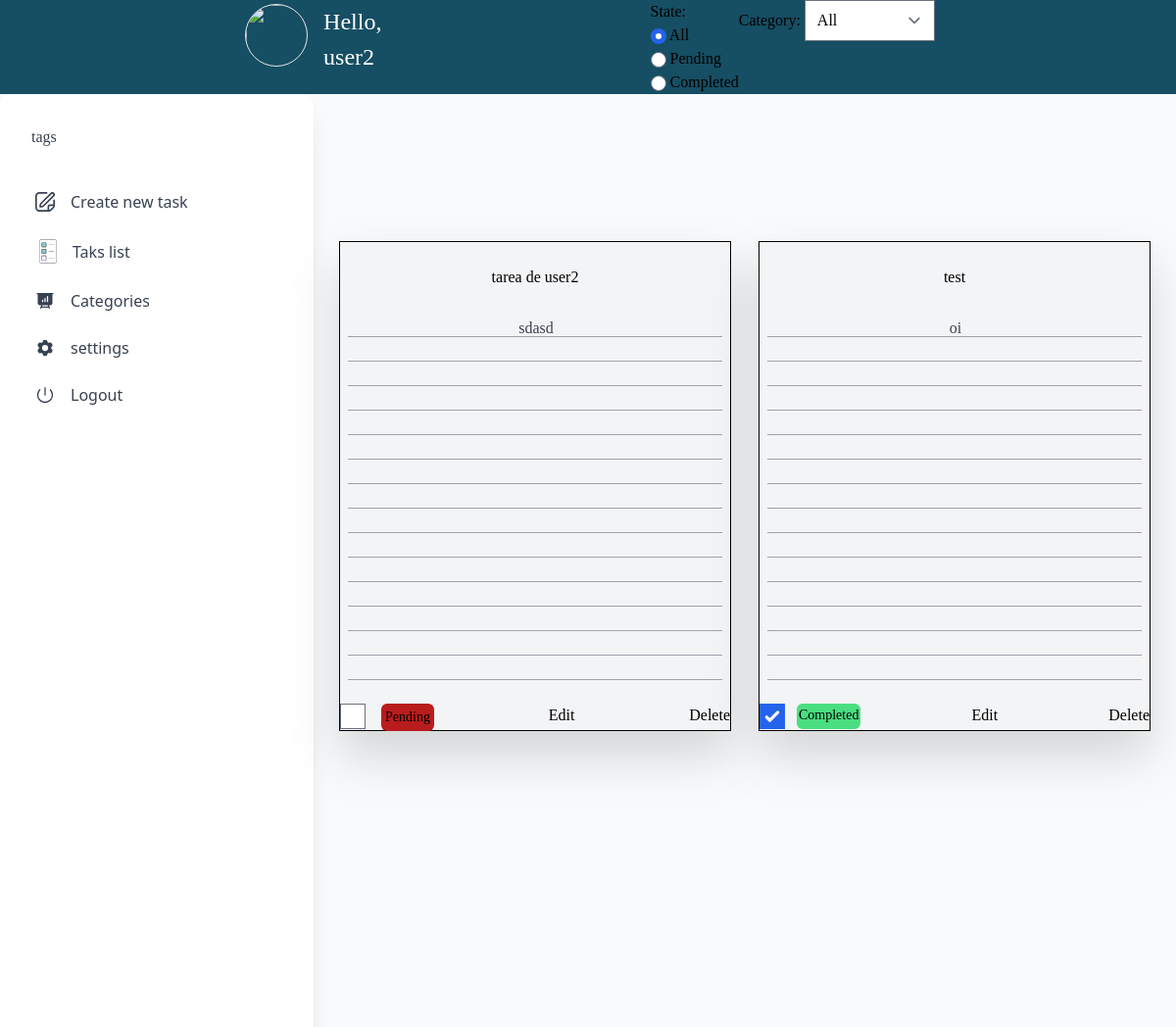
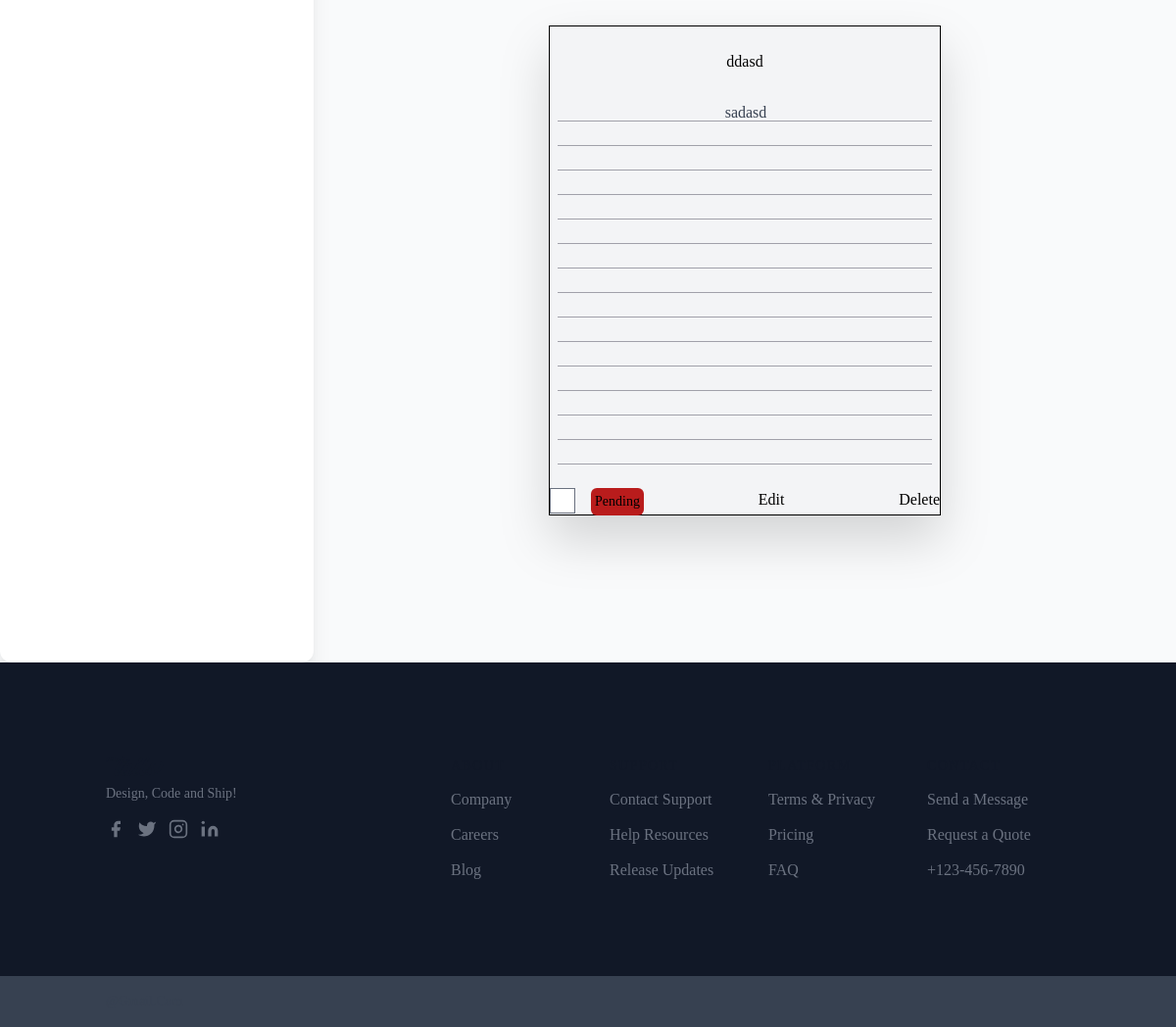
The page /tasks/ (signed in) on the database as committed earlier (2 pictures, top to bottom).
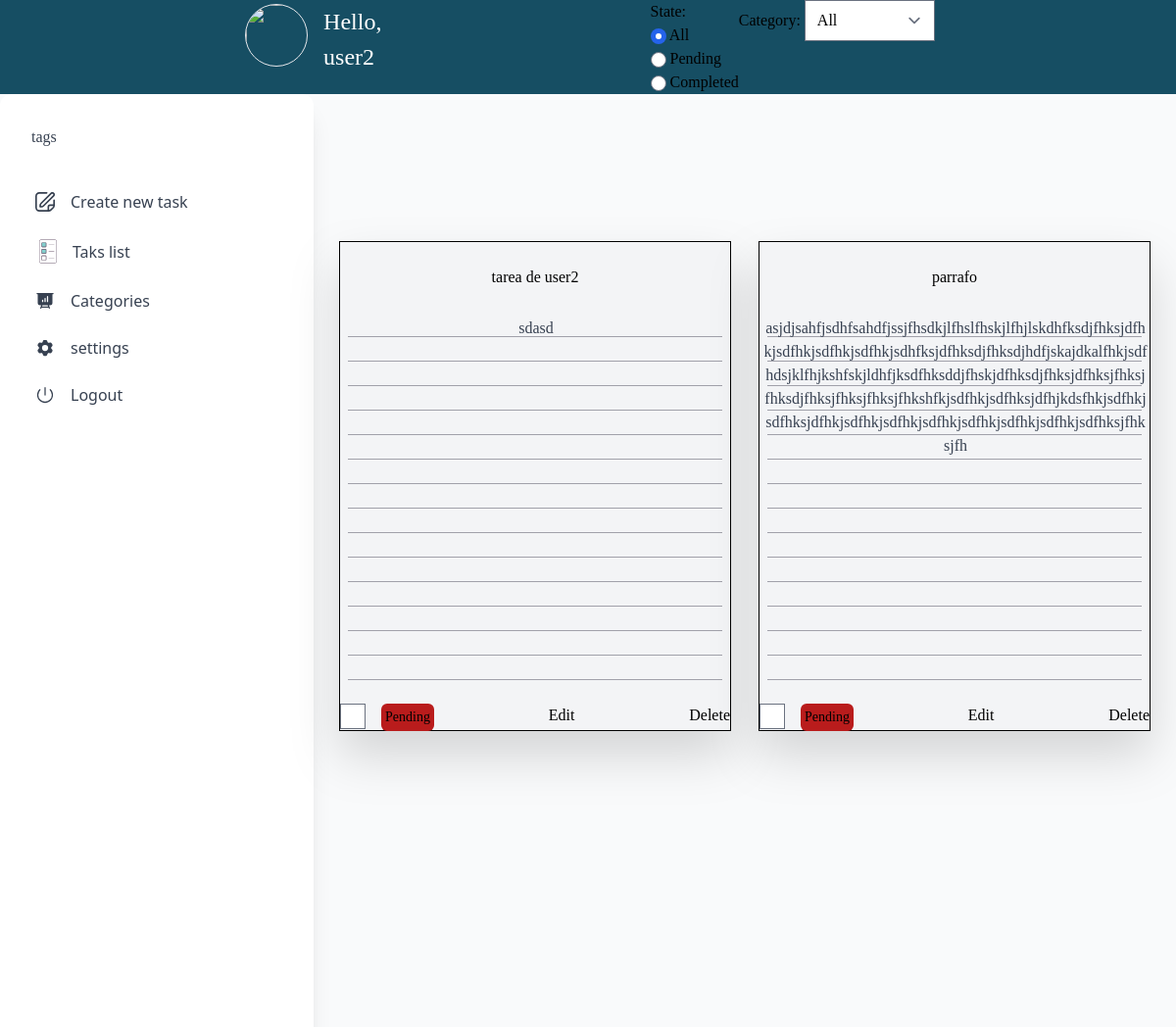
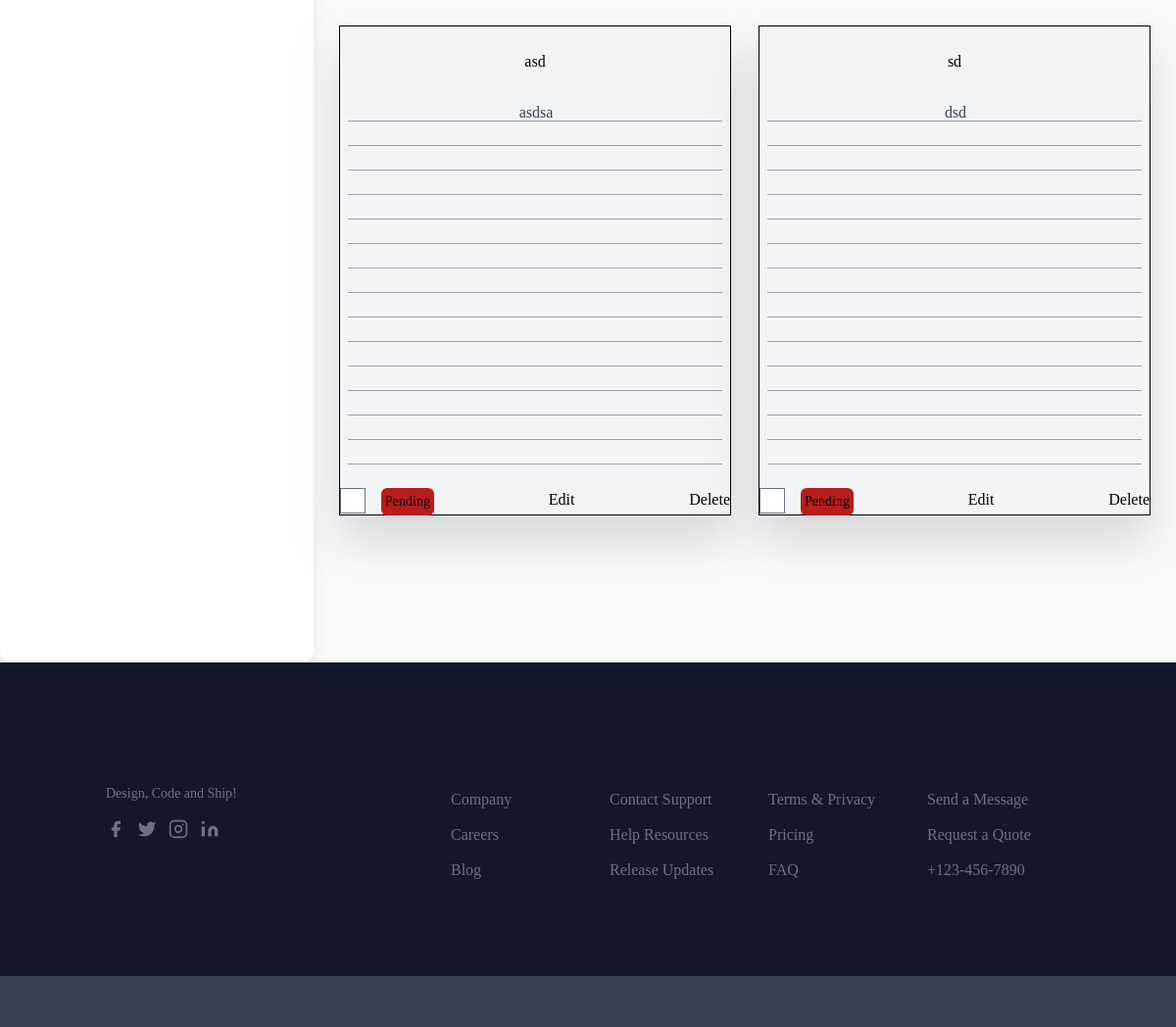
The same page on the database as committed later (2 pictures, top to bottom).
### tasks/models.py (models this page shows, shortened)
class Task(models.Model):
    title = models.CharField(max_length=50)
    description = models.CharField(max_length=300)
    completed = models.BooleanField(default=False)
    user = models.ForeignKey(User, on_delete=models.CASCADE)
    category = models.ForeignKey(
        Category, on_delete=models.SET_DEFAULT, default=Category.get_default_category
    )

### tasks/views.py (the view, shortened to what this page needs)
# urls.py: path("tasks/", views.index, name="index",),
def index(request):
    if request.user.is_authenticated is False:
        return redirect("tasks:login")
    if request.GET.get("state") is None:
        state = "all"
    else:
        state = request.GET["state"]
    if request.GET.get("category") is None:
        category = "all"
    else:
        category = request.GET["category"]
    if state == "all" and category == "all":
        tasks = Task.objects.filter(user=request.user)
    elif state == "all" and category != "all":
        selected_category = Category.objects.get(name=category)
        tasks = Task.objects.filter(
            user__id=request.user.id, category__id=selected_category.id
        )
    elif state != "all" and category == "all":
        selected_state = state == "completed"
        tasks = Task.objects.filter(user__id=request.user.id, completed=selected_state)
    default_category = Category.objects.get(pk=1)
    categories = [default_category]
    user_categories = Category.objects.filter(user=request.user)
    if user_categories:
        categories.extend(user_categories)
    return render(
        request,
        "index.html",
        {
            "user": request.user,
            "tasks": tasks,
            "categories": categories,
            "state": state,
            "category": category,
        },
    )

### theme/templates/index.html (shortened to what this page needs)
{% load static tailwind_tags %}
<!DOCTYPE html>
<html lang="en">
  <head>
    {% tailwind_css %}
  </head>
  <body class="bg-gray-50 font-serif leading-normal tracking-normal w-screen">
    <header class="grid max-w-full ">
      <section class="flex justify-evenly w-screen gap-5 bg-cyan-900">
        <div class="flex justify-center p-1 mr-1">
          <div class="flex-shrink-0 h-16 w-16">
            <img class="h-16 w-16 rounded-full border" src="https://images.unsplash.com/photo-1494790108377-be9c29b29330?ixlib=rb-1.2.1&amp;ixid=eyJhcHBfaWQiOjEyMDd9&amp;auto=format&amp;fit=facearea&amp;facepad=4&amp;w=256&amp;h=256&amp;q=60" alt="" />
          </div>
          <div class="ml-4">
            <div class="text-2xl text-white font-light leading-normal">
              Hello,<br />{{user}}
            </div>
          </div>
        </div>
        <form id="filters" action="" method="GET" class="flex justify-center">
          <div class="state">
            <p>State:</p>
            <div>
              <input type="radio" value="all" name="state" {% if state == 'all' %}checked{% endif %} />
              <label for="">All</label>
            </div>
            <div>
              <input type="radio" value="pending" name="state" {% if state == 'pending' %}checked{% endif %}  />
              <label for="">Pending</label>
            </div>
            <div>
              <input type="radio" value="completed" name="state" {% if state == 'completed' %}checked{% endif %}  />
              <label for="">Completed</label>
            </div>
          </div>
          <div class="category">
            <span>Category: </span>
            <select name="category" id="category">
              <option value="all" {% if category == 'all' %} selected{% endif %}>All</option>
            </select>
          </div>
        </form>
      </section>
    </header>
    <main class="flex max-w-full overflow-y-scroll">
      <section class="flex w-1/2 flex-col bg-clip-border rounded-xl bg-white text-gray-700 h-[calc(100vh-2rem)] max-w-[20rem] p-4 shadow-xl shadow-blue-gray-900/5">
			  <div class="mb-2 p-4">
          <p>tags</p>
			  </div>
			  <nav class="flex flex-col gap-1 min-w-[240px] p-2 font-sans text-base font-normal text-gray-700">
          <div role="button" tabindex="0" class="flex items-center w-full p-3 rounded-lg text-start leading-tight transition-all hover:bg-blue-50 hover:bg-opacity-80 focus:bg-blue-50 focus:bg-opacity-80 active:bg-blue-50 active:bg-opacity-80 hover:text-blue-900 focus:text-blue-900 active:text-blue-900 outline-none">
            <div class="grid place-items-center mr-4">
            </div>
            <a href="{% url 'tasks:create' %}">Create new task</a>
          </div>
          <div role="button" tabindex="0" class="flex items-center w-full p-3 rounded-lg text-start leading-tight transition-all hover:bg-blue-50 hover:bg-opacity-80 focus:bg-blue-50 focus:bg-opacity-80 active:bg-blue-50 active:bg-opacity-80 hover:text-blue-900 focus:text-blue-900 active:text-blue-900 outline-none">
            <div class="grid place-items-center mr-2">
            </div>
            <a href="{% url 'tasks:index' %}">Taks list</a>
          </div>
          <div role="button" tabindex="0" class="flex items-center w-full p-3 rounded-lg text-start leading-tight transition-all hover:bg-blue-50 hover:bg-opacity-80 focus:bg-blue-50 focus:bg-opacity-80 active:bg-gray-50 active:bg-opacity-80 hover:text-blue-900 focus:text-blue-900 active:text-blue-900 outline-none">
            <div class="grid place-items-center mr-4">
            </div>
            <a href="{% url 'tasks:categories' %}">Categories</a>
          </div>
          <div role="button" tabindex="0" class="flex items-center w-full p-3 rounded-lg text-start leading-tight transition-all hover:bg-blue-50 hover:bg-opacity-80 focus:bg-blue-50 focus:bg-opacity-80 active:bg-blue-50 active:bg-opacity-80 hover:text-blue-900 focus:text-blue-900 active:text-blue-900 outline-none">
            <div class="grid place-items-center mr-4">
            </div>
            <a href="{% url 'tasks:logout' %}">settings</a>
          </div>
          <div role="button" tabindex="0" class="flex items-center w-full p-3 rounded-lg text-start leading-tight transition-all hover:bg-blue-50 hover:bg-opacity-80 focus:bg-blue-50 focus:bg-opacity-80 active:bg-blue-50 active:bg-opacity-80 hover:text-blue-900 focus:text-blue-900 active:text-blue-900 outline-none">
            <div class="grid place-items-center mr-4">
            </div>
            <a href="{% url 'tasks:logout' %}">Logout</a>
          </div>
        </nav>
      </section>
      {% block tasks %}
      <section class="flex flex-wrap gap-7 justify-center w-full">
        {% for task in tasks %}
        <article class="grid place-content-center">
          <div class="flex items-center justify-center min-h-screen min-w-screen">
            <div class="relative min-w-[400px] max-w-[400px] min-h-[500px] max-h-[500px] border border-black bg-gray-100 drop-shadow-2xl">
              <div class="absolute flex flex-col w-full space-y-6 py-6">
                <h1 class="text-center">{{task.title}}</h1>
                <div class="text-center">
                  <div class="absolute flex flex-col font-medium text-gray-700 w-[400px]">
                    <p class="break-words p-1">{{task.description}}</p>
                  </div>
                </div>
                <hr class="border-zinc-400 mx-2" />
                <hr class="border-zinc-400 mx-2" />
                <hr class="border-zinc-400 mx-2" />
                <hr class="border-zinc-400 mx-2" />
                <hr class="border-zinc-400 mx-2" />
                <hr class="border-zinc-400 mx-2" />
                <hr class="border-zinc-400 mx-2" />
                <hr class="border-zinc-400 mx-2" />
                <hr class="border-zinc-400 mx-2" />
                <hr class="border-zinc-400 mx-2" />
                <hr class="border-zinc-400 mx-2" />
                <hr class="border-zinc-400 mx-2" />
                <hr class="border-zinc-400 mx-2" />
                <hr class="border-zinc-400 mx-2" />
                <hr class="border-zinc-400 mx-2" />
                <div class="relative flex justify-between">
                  <label class="flex">
                    <input type="checkbox" class="p-3" {% if task.completed %}
                      checked
                      {% endif %}>
                      {% if task.completed  %}
                        <h3 class="bg-green-400 rounded-md p-0.5 ml-3 text-sm">
                          Completed
                        </h3>
                      {% else %}
                      <h3 class="bg-red-700 rounded-md p-1 ml-4 text-sm">
                        Pending
                      </h3>
                      {% endif %}
                    </label>
                    <a href="{% url 'tasks:update' task.id %}">Edit</a>
                    <a href="{% url 'tasks:delete' task.id %}" onclick="javascript: return confirm('Are you sure?')">Delete</a>
                  </div>
                </div>
              </article>
        {% endfor %}
      </section>
      {% endblock %}
    </main>
    <footer class="flex flex-row items-end w-full bg-gray-900">
      <section class="w-full text-gray-700 body-font">
        <div class="container flex flex-col flex-wrap px-5 py-24 mx-auto md:items-center lg:items-start md:flex-row md:flex-no-wrap">
          <div class="flex-shrink-0 w-64 mx-auto text-center md:mx-0 md:text-left">
            <a class="flex items-center justify-center font-medium text-gray-900 title-font md:justify-start">
            </a>
            <p class="mt-2 text-sm text-gray-500">Design, Code and Ship!</p>
            <div class="mt-4">
              <span class="inline-flex justify-center mt-2 sm:ml-auto sm:mt-0 sm:justify-start">
                <a class="text-gray-500 cursor-pointer hover:text-gray-700">
                  <svg fill="currentColor" stroke-linecap="round" stroke-linejoin="round" stroke-width="2" class="w-5 h-5" viewBox="0 0 24 24">
                    <path d="M18 2h-3a5 5 0 00-5 5v3H7v4h3v8h4v-8h3l1-4h-4V7a1 1 0 011-1h3z"></path>
                  </svg>
                </a>
                <a class="ml-3 text-gray-500 cursor-pointer hover:text-gray-700">
                  <svg fill="currentColor" stroke-linecap="round" stroke-linejoin="round" stroke-width="2" class="w-5 h-5" viewBox="0 0 24 24">
                    <path d="M23 3a10.9 10.9 0 01-3.14 1.53 4.48 4.48 0 00-7.86 3v1A10.66 10.66 0 013 4s-4 9 5 13a11.64 11.64 0 01-7 2c9 5 20 0 20-11.5a4.5 4.5 0 00-.08-.83A7.72 7.72 0 0023 3z"></path>
                  </svg>
                </a>
                <a class="ml-3 text-gray-500 cursor-pointer hover:text-gray-700">
                  <svg fill="none" stroke="currentColor" stroke-linecap="round" stroke-linejoin="round" stroke-width="2" class="w-5 h-5" viewBox="0 0 24 24">
                    <rect width="20" height="20" x="2" y="2" rx="5" ry="5"></rect>
                    <path d="M16 11.37A4 4 0 1112.63 8 4 4 0 0116 11.37zm1.5-4.87h.01"></path>
                  </svg>
                </a>
                <a class="ml-3 text-gray-500 cursor-pointer hover:text-gray-700">
                  <svg fill="currentColor" stroke="currentColor" stroke-linecap="round" stroke-linejoin="round" stroke-width="0" class="w-5 h-5" viewBox="0 0 24 24">
                    <path stroke="none" d="M16 8a6 6 0 016 6v7h-4v-7a2 2 0 00-2-2 2 2 0 00-2 2v7h-4v-7a6 6 0 016-6zM2 9h4v12H2z"></path>
                    <circle cx="4" cy="4" r="2" stroke="none"></circle>
                  </svg>
                </a>
              </span>
            </div>
          </div>
          <div class="flex flex-wrap flex-grow mt-10 -mb-10 text-center md:pl-20 md:mt-0 md:text-left">
          <div class="w-full px-4 lg:w-1/4 md:w-1/2">
            <h2 class="mb-3 text-sm font-medium tracking-widest text-gray-900 uppercase title-font">About</h2>
            <nav class="mb-10 list-none">
              <li class="mt-3">
                <a class="text-gray-500 cursor-pointer hover:text-gray-900">Company</a>
              </li>
              <li class="mt-3">
                <a class="text-gray-500 cursor-pointer hover:text-gray-900">Careers</a>
              </li>
              <li class="mt-3">
                <a class="text-gray-500 cursor-pointer hover:text-gray-900">Blog</a>
              </li>
            </nav>
          </div>
          <div class="w-full px-4 lg:w-1/4 md:w-1/2">
            <h2 class="mb-3 text-sm font-medium tracking-widest text-gray-900 uppercase title-font">Support</h2>
            <nav class="mb-10 list-none">
              <li class="mt-3">
                <a class="text-gray-500 cursor-pointer hover:text-gray-900">Contact Support</a>
              </li>
              <li class="mt-3">
                <a class="text-gray-500 cursor-pointer hover:text-gray-900">Help Resources</a>
              </li>
              <li class="mt-3">
                <a class="text-gray-500 cursor-pointer hover:text-gray-900">Release Updates</a>
              </li>
            </nav>
          </div>
          <div class="w-full px-4 lg:w-1/4 md:w-1/2">
            <h2 class="mb-3 text-sm font-medium tracking-widest text-gray-900 uppercase title-font">Platform</h2>
            <nav class="mb-10 list-none">
              <li class="mt-3">
                <a class="text-gray-500 cursor-pointer hover:text-gray-900">Terms &amp; Privacy</a>
              </li>
              <li class="mt-3">
                <a class="text-gray-500 cursor-pointer hover:text-gray-900">Pricing</a>
              </li>
              <li class="mt-3">
                <a class="text-gray-500 cursor-pointer hover:text-gray-900">FAQ</a>
              </li>
            </nav>
          </div>
          <div class="w-full px-4 lg:w-1/4 md:w-1/2">
            <h2 class="mb-3 text-sm font-medium tracking-widest text-gray-900 uppercase title-font">Contact</h2>
            <nav class="mb-10 list-none">
              <li class="mt-3">
                <a class="text-gray-500 cursor-pointer hover:text-gray-900">Send a Message</a>
              </li>
              <li class="mt-3">
                <a class="text-gray-500 cursor-pointer hover:text-gray-900">Request a Quote</a>
              </li>
              <li class="mt-3">
                <a class="text-gray-500 cursor-pointer hover:text-gray-900">+123-456-7890</a>
              </li>
            </nav>
          </div>
        </div>
      </div>
      <div class="bg-gray-700">
        <div class="container px-5 py-4 mx-auto">
          <p class="text-sm text-gray-700 capitalize xl:text-center">@gmail.com</p>
        </div>
      </div>
    </section>
  </footer>
 </body>
</html>

Rows that differ between the two databases and show on the page:
removed Task: title "test", description "oi", completed "☑", shows "Completed"
removed Task: title "ddasd", description "sadasd", shows "Pending"
added Task: title "parrafo", description "asjdjsahfjsdhfsahdfjssjfhsdkjlfhslfhskjlfhjlskdhfksdjfhksjdfhkjsdfhkjsdfhkjsdfhkjsdhfksjdfhksdjfhksdjhdfjskajdkalfhkjsdfhdsjklfhjkshfskjldhfjksdfhksddjfhskjdfhksdjfhksjdfhksjfhksjfhksdjfhksjfhksjfhksjfhkshfkjsdfhkjsdfhksjdfhjkdsfhkjsdfhkjsdfhksjdfhkjsdfhkjsdfhkjsdfhkjsdfhkjsdfhkjsdfhkjsdfhksjfhksjfh", shows "Pending"
added Task: title "asd", description "asdsa", shows "Pending"
added Task: title "sd", description "dsd", shows "Pending"
